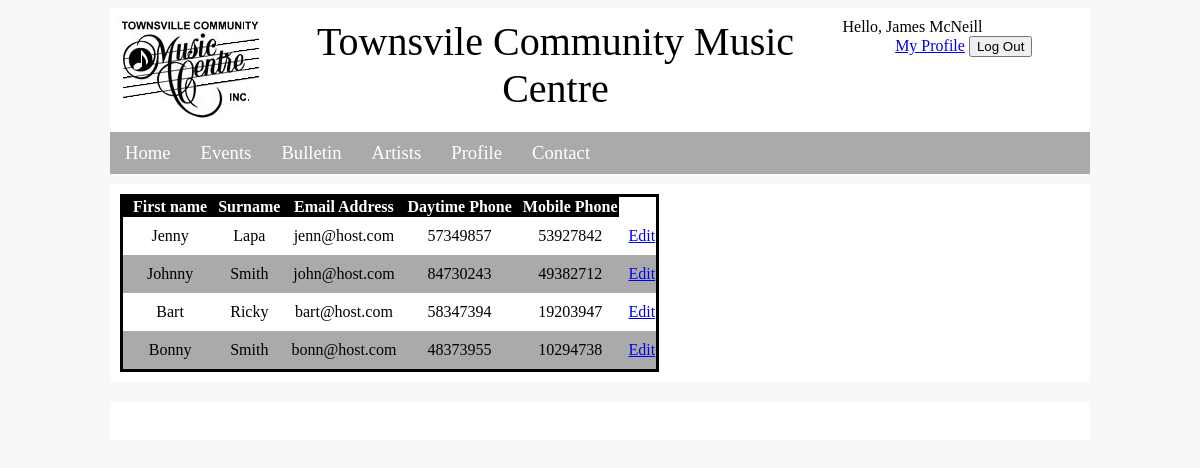
The app's page /adminArtistList.php (signed in) with its own data.
### tables this page shows
CREATE TABLE Artist (
Artist_Id INTEGER,
Artist_Fnames TEXT,
Artist_Sname TEXT,
Artist_Email TEXT,
Artist_PhoneDay TEXT,
Artist_Mobile TEXT,
PRIMARY KEY(Artist_Id)
);

### adminArtistList.php (the view, shortened to what this page needs)
<!doctype html>
<html>
<head>
<link href="mainstyle.css" rel="stylesheet" type="text/css">
</head>
<body>
<?php include('template/header.php'); ?>
<?php include('template/inc_nav.php'); ?>
<div class="allContent">
    <div class="mainContent bgPrimary">
		<?php
			if(!isset($_SESSION['AuthLevel']) || $_SESSION['AuthLevel'] != 3){
				echo "<div class='error_message'>You need to be logged in with administrator rights to access this resource</div>";
			}
			else {
				include('db_connect.php');
				$artists = $dbh->query("SELECT * FROM Artist");
				echo "<table class='adminControlTable'>\n
						<tr><th>First name</th><th>Surname</th><th>Email Address</th><th>Daytime Phone</th><th>Mobile Phone</th></tr>\n";
				while($row = $artists->fetch()){
		?>
					<tr id='Artist<?php echo $row['Artist_Id']?>'>
						<td name='row_Fname'><?php echo $row['Artist_Fnames'] ?></td>
						<td name='row_Sname'><?php echo $row['Artist_Sname'] ?></td>
						<td name='row_Email'><?php echo $row['Artist_Email'] ?></td>
						<td name='row_PhoneDay'><?php echo $row['Artist_PhoneDay'] ?></td>
						<td name='row_Mobile'><?php echo $row['Artist_Mobile'] ?></td>
						<td class='adminControlButtonCells'><a href='adminArtistEdit.php?Artist_Id=<?php echo $row['Artist_Id']?>'>Edit</a></td>
					</tr>
		<?php
				}
				echo "</table>\n</form>";
			}
		?>
	</div>
</div>
<?php include('template/footer.php'); ?>
</body>
</html>

### template/header.php (shortened to what this page needs)
<div class="wrapper bgPrimary">
    <div id="header">
		<?php
			$uri = $_SERVER['SCRIPT_NAME'];
			if(isset($_SESSION['Name'])){
		?>
		<div class="loginForm">
			<span>Hello, <?php echo $_SESSION['Name']; ?></span>
			<form id="form1" name="form1" method="post" action="logout.php?redirect=<?php echo $uri; ?>">
				<a href="userProfile.php">My Profile</a>
				<input type="submit" name="logout" value="Log Out" class="input"><br />
			</form>
		</div>
		<?php } ?>
        <div class="headerImage">
            <a href="index.html">
                <img src="images/TCMC150100.jpg" width="150" height="100" alt="Townsville Community Music Centre"/>
            </a>
        </div>
        <div class="headerWords">
            <span class="banner">
                Townsvile Community Music Centre
            </span>
        </div>
    </div>
</div>

### template/inc_nav.php (shortened to what this page needs)
<div class="wrapper">
    <div class="bg-navbar">
        <div class="navbar">
			<?php
			$pageName = ltrim(substr($_SERVER['SCRIPT_NAME'], strrpos($_SERVER['SCRIPT_NAME'], "/")), "/");
			?>
            <ul>
				<li><a <?php if($pageName === 'index.php'){ echo "class='navbarSelected' "; } ?> href="index.php">Home</a></li><li><a <?php if($pageName === ''){ echo "class='navbarSelected' "; } ?> href="">Events</a></li><li><a <?php if($pageName === 'notices.php'){ echo "class='navbarSelected' "; } ?> href="notices.php">Bulletin</a></li><li><a <?php if($pageName === ''){ echo "class='navbarSelected' "; } ?> href="">Artists</a></li><!--
            	<?php
					if(!isset($_SESSION['AuthLevel'])){
				?>
				--><li><a <?php if($pageName === 'signUp.php'){ echo "class='navbarSelected' "; }?> href="signUp.php">Sign Up</a></li><!--
				<?php
					} else {
				?>
				--><li><a <?php if($pageName === 'userProfile.php'){ echo "class='navbarSelected' "; }?> href="userProfile.php">Profile</a></li><!--
				<?php
					}
				?>
            --><li><a <?php if($pageName === ''){ echo "class='navbarSelected' "; }?> href="">Contact</a></li>
            </ul>
        </div>
    </div>
</div>

### template/footer.php (shortened to what this page needs)
<div class="wrapper bgPrimary">
    <div class="footer">
    </div>
</div>

### mainstyle.css (style rules this page uses)
.wrapper { margin-left: auto; margin-right: auto; width: 980px; }
.bgPrimary { background-color: #FFFFFF; }
#header { padding-bottom: 10px; padding-left: 5px; padding-right: 5px; padding-top: 10px; }
.footer { padding: 10px; color: #FFFFFF; margin-top: 20px; }
#form1 { text-align: center; }
.banner { font-size: 40px; }
.headerWords { width: 58%; display: inline-block; text-align: center; vertical-align: top; }
.headerImage { width: 16%; display: inline-block; }
.loginForm { width: 25%; float: right; display: inline-block; }
.input { margin-bottom: 5px; }
.navbar ul li a { display: inline-block; padding: 10px; padding-right: 15px; padding-left: 15px; font-size: 14pt; }
.navbar ul li { display: inline; text-align: center; }
.navbar ul { padding: 0px; margin: 0px; }
.navbar { margin-top: 0px; margin-bottom: 10px; background-color: inherit; }
.navbar a { text-decoration: none; color: #FFFFFF; }
.bg-navbar { background-color: #AAAAAA; }
.mainContent { padding: 10px; }
.allContent { margin-left: auto; margin-right: auto; width: 980px; display:table; }
.adminControlTable { border: 3px solid black; border-spacing: 0; }
.adminControlTable tr:nth-child(odd) { background: #AAAAAA; }
.adminControlTable th { background: #000000; color: #FFFFFF; padding-left: 10px; }
.adminControlTable td { padding-left: 10px; padding-bottom: 10px; padding-top: 10px; text-align: center; }
body { background-color: #f8f8f8; }

### records on screen
artist: Artist_Fnames "Jenny", Artist_Sname "Lapa", Artist_Email "jenn@host.com", Artist_PhoneDay "57349857", Artist_Mobile "53927842"
artist: Artist_Fnames "Johnny", Artist_Sname "Smith", Artist_Email "john@host.com", Artist_PhoneDay "84730243", Artist_Mobile "49382712"
artist: Artist_Fnames "Bart", Artist_Sname "Ricky", Artist_Email "bart@host.com", Artist_PhoneDay "58347394", Artist_Mobile "19203947"
artist: Artist_Fnames "Bonny", Artist_Sname "Smith", Artist_Email "bonn@host.com", Artist_PhoneDay "48373955", Artist_Mobile "10294738"

### other values on screen
$_SESSION['Name'] "James McNeill"
